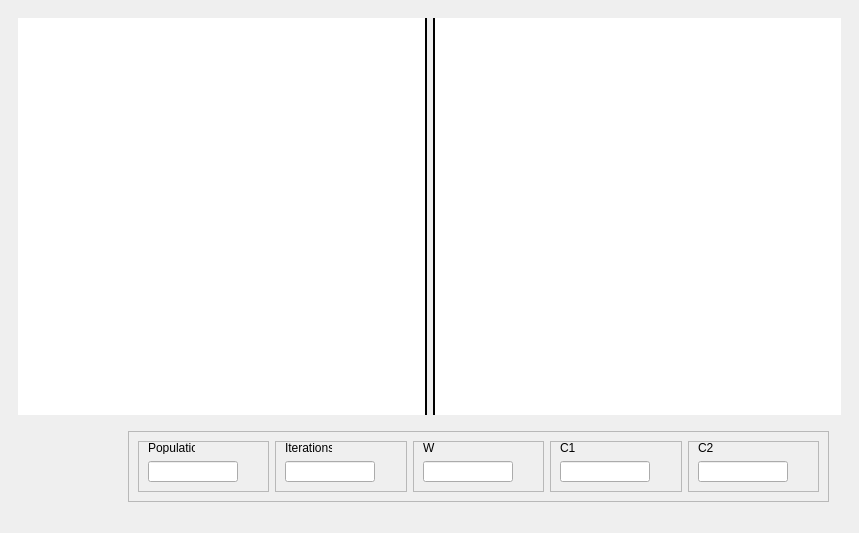
<?xml version="1.0" encoding="UTF-8"?>
<ui version="4.0">
 <class>Form</class>
 <widget class="QWidget" name="Form">
  <property name="geometry">
   <rect>
    <x>0</x>
    <y>0</y>
    <width>859</width>
    <height>533</height>
   </rect>
  </property>
  <property name="windowTitle">
   <string>Form</string>
  </property>
  <widget class="QWidget" name="main_widget" native="true">
   <property name="geometry">
    <rect>
     <x>9</x>
     <y>9</y>
     <width>841</width>
     <height>511</height>
    </rect>
   </property>
   <layout class="QGridLayout" name="gridLayout">
    <item row="0" column="0">
     <widget class="QWidget" name="body_widget" native="true">
      <layout class="QGridLayout" name="gridLayout_9">
       <item row="0" column="0">
        <layout class="QHBoxLayout" name="horizontalLayout_7">
         <item>
          <widget class="QWidget" name="graph_widget_3" native="true">
           <property name="styleSheet">
            <string notr="true">border-right: 2px solid black;
background-color: rgb(255, 255, 255);</string>
           </property>
          </widget>
         </item>
         <item>
          <widget class="QWidget" name="convergence_widget_3" native="true">
           <property name="styleSheet">
            <string notr="true">border-left: 2px solid black;
background-color: rgb(255, 255, 255);</string>
           </property>
          </widget>
         </item>
        </layout>
       </item>
       <item row="1" column="0">
        <widget class="QWidget" name="player_widget_3" native="true">
         <property name="minimumSize">
          <size>
           <width>0</width>
           <height>30</height>
          </size>
         </property>
         <property name="maximumSize">
          <size>
           <width>16777215</width>
           <height>90</height>
          </size>
         </property>
         <property name="styleSheet">
          <string notr="true">

#player_widget {

background-color:  #3498db;
  border: 1px solid #3498db;
  display: flex;
  justify-content: center;
  align-items: center;
  font-size: 18px;
border-radius: 15px;
}

#player_widget QLineEdit {
                background-color: #f2f2f2;
                border: 1px solid #ccc;
                border-radius: 5px;
                padding: 2px;
                font-size: 14px;
                color: #333;
  }
            
#player_widget  QPushButton{
  width: 60px;
  height: 60px;
  background-color: #a4a5a3;
  border-radius: 50%;
  display: flex;
  justify-content: center;
border-radius: 50%;
  align-items: center;
  cursor: pointer;
  box-shadow: 0px 4px 6px rgba(0, 0, 0, 0.1);
} </string>
         </property>
         <widget class="QFrame" name="parameters_frame_3">
          <property name="geometry">
           <rect>
            <x>110</x>
            <y>10</y>
            <width>701</width>
            <height>71</height>
           </rect>
          </property>
          <property name="frameShape">
           <enum>QFrame::StyledPanel</enum>
          </property>
          <property name="frameShadow">
           <enum>QFrame::Raised</enum>
          </property>
          <layout class="QHBoxLayout" name="horizontalLayout_8">
           <item>
            <widget class="QFrame" name="frame_11">
             <property name="frameShape">
              <enum>QFrame::StyledPanel</enum>
             </property>
             <property name="frameShadow">
              <enum>QFrame::Raised</enum>
             </property>
             <widget class="QLineEdit" name="lineEdit_12">
              <property name="geometry">
               <rect>
                <x>10</x>
                <y>20</y>
                <width>90</width>
                <height>21</height>
               </rect>
              </property>
              <property name="minimumSize">
               <size>
                <width>90</width>
                <height>0</height>
               </size>
              </property>
              <property name="maximumSize">
               <size>
                <width>90</width>
                <height>16777215</height>
               </size>
              </property>
             </widget>
             <widget class="QLabel" name="label_11">
              <property name="geometry">
               <rect>
                <x>10</x>
                <y>0</y>
                <width>47</width>
                <height>13</height>
               </rect>
              </property>
              <property name="text">
               <string>Population</string>
              </property>
             </widget>
            </widget>
           </item>
           <item>
            <widget class="QFrame" name="frame_12">
             <property name="frameShape">
              <enum>QFrame::StyledPanel</enum>
             </property>
             <property name="frameShadow">
              <enum>QFrame::Raised</enum>
             </property>
             <widget class="QLineEdit" name="lineEdit_13">
              <property name="geometry">
               <rect>
                <x>10</x>
                <y>20</y>
                <width>90</width>
                <height>21</height>
               </rect>
              </property>
              <property name="minimumSize">
               <size>
                <width>90</width>
                <height>0</height>
               </size>
              </property>
              <property name="maximumSize">
               <size>
                <width>90</width>
                <height>16777215</height>
               </size>
              </property>
             </widget>
             <widget class="QLabel" name="label_12">
              <property name="geometry">
               <rect>
                <x>10</x>
                <y>0</y>
                <width>47</width>
                <height>13</height>
               </rect>
              </property>
              <property name="text">
               <string>Iterations</string>
              </property>
             </widget>
            </widget>
           </item>
           <item>
            <widget class="QFrame" name="frame_13">
             <property name="frameShape">
              <enum>QFrame::StyledPanel</enum>
             </property>
             <property name="frameShadow">
              <enum>QFrame::Raised</enum>
             </property>
             <widget class="QLineEdit" name="lineEdit_14">
              <property name="geometry">
               <rect>
                <x>10</x>
                <y>20</y>
                <width>90</width>
                <height>21</height>
               </rect>
              </property>
              <property name="minimumSize">
               <size>
                <width>90</width>
                <height>0</height>
               </size>
              </property>
              <property name="maximumSize">
               <size>
                <width>90</width>
                <height>16777215</height>
               </size>
              </property>
             </widget>
             <widget class="QLabel" name="label_13">
              <property name="geometry">
               <rect>
                <x>10</x>
                <y>0</y>
                <width>47</width>
                <height>13</height>
               </rect>
              </property>
              <property name="text">
               <string>W</string>
              </property>
             </widget>
            </widget>
           </item>
           <item>
            <widget class="QFrame" name="frame_14">
             <property name="frameShape">
              <enum>QFrame::StyledPanel</enum>
             </property>
             <property name="frameShadow">
              <enum>QFrame::Raised</enum>
             </property>
             <widget class="QLineEdit" name="lineEdit_15">
              <property name="geometry">
               <rect>
                <x>10</x>
                <y>20</y>
                <width>90</width>
                <height>21</height>
               </rect>
              </property>
              <property name="maximumSize">
               <size>
                <width>90</width>
                <height>16777215</height>
               </size>
              </property>
             </widget>
             <widget class="QLabel" name="label_14">
              <property name="geometry">
               <rect>
                <x>10</x>
                <y>0</y>
                <width>47</width>
                <height>13</height>
               </rect>
              </property>
              <property name="text">
               <string>C1</string>
              </property>
             </widget>
            </widget>
           </item>
           <item>
            <widget class="QFrame" name="frame_15">
             <property name="frameShape">
              <enum>QFrame::StyledPanel</enum>
             </property>
             <property name="frameShadow">
              <enum>QFrame::Raised</enum>
             </property>
             <widget class="QLineEdit" name="lineEdit_16">
              <property name="geometry">
               <rect>
                <x>10</x>
                <y>20</y>
                <width>90</width>
                <height>21</height>
               </rect>
              </property>
              <property name="maximumSize">
               <size>
                <width>90</width>
                <height>16777215</height>
               </size>
              </property>
             </widget>
             <widget class="QLabel" name="label_15">
              <property name="geometry">
               <rect>
                <x>10</x>
                <y>0</y>
                <width>47</width>
                <height>13</height>
               </rect>
              </property>
              <property name="text">
               <string>C2</string>
              </property>
             </widget>
            </widget>
           </item>
          </layout>
         </widget>
         <widget class="QPushButton" name="pushButton_5">
          <property name="geometry">
           <rect>
            <x>40</x>
            <y>20</y>
            <width>41</width>
            <height>41</height>
           </rect>
          </property>
          <property name="styleSheet">
           <string notr="true">border-radius: 50%;</string>
          </property>
          <property name="text">
           <string/>
          </property>
          <property name="icon">
           <iconset resource="../static/resource.qrc">
            <normaloff>:/icons/icons/play-48.ico</normaloff>:/icons/icons/play-48.ico</iconset>
          </property>
          <property name="iconSize">
           <size>
            <width>20</width>
            <height>20</height>
           </size>
          </property>
         </widget>
        </widget>
       </item>
      </layout>
     </widget>
    </item>
   </layout>
  </widget>
 </widget>
 <resources>
  <include location="../static/resource.qrc"/>
 </resources>
 <connections/>
</ui>
